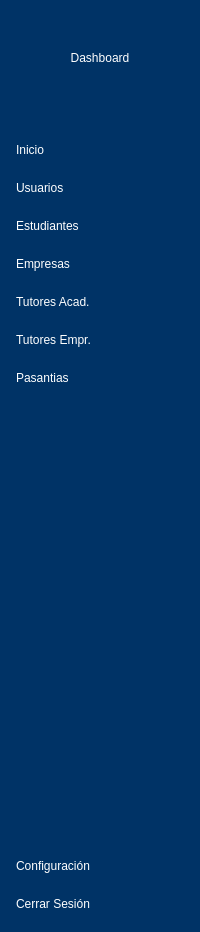
    <widget class="QFrame" name="frame">
     <property name="styleSheet">
      <string notr="true">QFrame{
	background-color: rgb(0, 51, 102);
    border:none;
}</string>
     </property>
     <property name="frameShape">
      <enum>QFrame::Shape::StyledPanel</enum>
     </property>
     <property name="frameShadow">
      <enum>QFrame::Shadow::Raised</enum>
     </property>
     <layout class="QVBoxLayout" name="verticalLayout" stretch="1,7">
      <property name="leftMargin">
       <number>0</number>
      </property>
      <property name="topMargin">
       <number>0</number>
      </property>
      <property name="rightMargin">
       <number>0</number>
      </property>
      <property name="bottomMargin">
       <number>0</number>
      </property>
      <item>
       <widget class="QFrame" name="frame_3">
        <property name="styleSheet">
         <string notr="true">border: 1px;
border-bottom-color: rgb(1, 98, 255);</string>
        </property>
        <property name="frameShape">
         <enum>QFrame::Shape::StyledPanel</enum>
        </property>
        <property name="frameShadow">
         <enum>QFrame::Shadow::Raised</enum>
        </property>
        <layout class="QVBoxLayout" name="verticalLayout_5">
         <property name="spacing">
          <number>0</number>
         </property>
         <property name="leftMargin">
          <number>0</number>
         </property>
         <property name="topMargin">
          <number>0</number>
         </property>
         <property name="rightMargin">
          <number>0</number>
         </property>
         <property name="bottomMargin">
          <number>0</number>
         </property>
         <item>
          <widget class="QLabel" name="label">
           <property name="styleSheet">
            <string notr="true">font: 600 20pt &quot;Segoe UI&quot;;
padding: 12px 12px;
color: rgb(255, 255, 255);</string>
           </property>
           <property name="text">
            <string>Dashboard</string>
           </property>
           <property name="alignment">
            <set>Qt::AlignmentFlag::AlignCenter</set>
           </property>
          </widget>
         </item>
        </layout>
       </widget>
      </item>
      <item>
       <widget class="QFrame" name="frame_4">
        <property name="styleSheet">
         <string notr="true">QPushButton{
	color: rgb(255, 255, 255);
	border:none;
	background-color: transparent;
	padding: 12px 7px;
	font:500 12pt &quot;Segoe UI&quot;;
	qproperty-iconSize: 20px 20px;
	text-align: left;
	
	
}

QPushButton:hover {
       background-color: rgba(255, 255, 255, 0.1);
}

</string>
        </property>
        <property name="frameShape">
         <enum>QFrame::Shape::StyledPanel</enum>
        </property>
        <property name="frameShadow">
         <enum>QFrame::Shadow::Raised</enum>
        </property>
        <layout class="QVBoxLayout" name="verticalLayout_2" stretch="1,1,1,1,1,1,1,10,1,1">
         <property name="spacing">
          <number>0</number>
         </property>
         <item>
          <widget class="QPushButton" name="InicioButton">
           <property name="cursor">
            <cursorShape>PointingHandCursor</cursorShape>
           </property>
           <property name="layoutDirection">
            <enum>Qt::LayoutDirection::LeftToRight</enum>
           </property>
           <property name="autoFillBackground">
            <bool>false</bool>
           </property>
           <property name="text">
            <string>Inicio</string>
           </property>
           <property name="icon">
            <iconset>
             <normaloff>../../../.designer/backup/resources/images/user-home-svgrepo-com.svg</normaloff>../../../.designer/backup/resources/images/user-home-svgrepo-com.svg</iconset>
           </property>
          </widget>
         </item>
         <item>
          <widget class="QPushButton" name="UsuariosButton">
           <property name="cursor">
            <cursorShape>PointingHandCursor</cursorShape>
           </property>
           <property name="text">
            <string>Usuarios</string>
           </property>
           <property name="icon">
            <iconset>
             <normaloff>../../../.designer/backup/resources/images/user-svgrepo-com.svg</normaloff>../../../.designer/backup/resources/images/user-svgrepo-com.svg</iconset>
           </property>
          </widget>
         </item>
         <item>
          <widget class="QPushButton" name="EstudiantesButton">
           <property name="cursor">
            <cursorShape>PointingHandCursor</cursorShape>
           </property>
           <property name="text">
            <string>Estudiantes</string>
           </property>
           <property name="icon">
            <iconset>
             <normaloff>../../../.designer/backup/resources/images/user-suit-male-svgrepo-com.svg</normaloff>../../../.designer/backup/resources/images/user-suit-male-svgrepo-com.svg</iconset>
           </property>
          </widget>
         </item>
         <item>
          <widget class="QPushButton" name="EmpresasButton">
           <property name="cursor">
            <cursorShape>PointingHandCursor</cursorShape>
           </property>
           <property name="text">
            <string>Empresas</string>
           </property>
           <property name="icon">
            <iconset>
             <normaloff>../../../.designer/backup/resources/images/enterprise-svgrepo-com.svg</normaloff>../../../.designer/backup/resources/images/enterprise-svgrepo-com.svg</iconset>
           </property>
          </widget>
         </item>
         <item>
          <widget class="QPushButton" name="TutoresButton">
           <property name="cursor">
            <cursorShape>PointingHandCursor</cursorShape>
           </property>
           <property name="text">
            <string>Tutores Acad.</string>
           </property>
           <property name="icon">
            <iconset>
             <normaloff>../../../.designer/backup/resources/images/user-waiter-female-svgrepo-com.svg</normaloff>../../../.designer/backup/resources/images/user-waiter-female-svgrepo-com.svg</iconset>
           </property>
          </widget>
         </item>
         <item>
          <widget class="QPushButton" name="TutoresEButton">
           <property name="cursor">
            <cursorShape>PointingHandCursor</cursorShape>
           </property>
           <property name="text">
            <string>Tutores Empr.</string>
           </property>
           <property name="icon">
            <iconset>
             <normaloff>../../../.designer/backup/resources/images/user-waiter-female-svgrepo-com.svg</normaloff>../../../.designer/backup/resources/images/user-waiter-female-svgrepo-com.svg</iconset>
           </property>
          </widget>
         </item>
         <item>
          <widget class="QPushButton" name="PasantiasButton">
           <property name="cursor">
            <cursorShape>PointingHandCursor</cursorShape>
           </property>
           <property name="text">
            <string>Pasantias</string>
           </property>
           <property name="icon">
            <iconset>
             <normaloff>../../../.designer/backup/resources/images/user-id-svgrepo-com.svg</normaloff>../../../.designer/backup/resources/images/user-id-svgrepo-com.svg</iconset>
           </property>
          </widget>
         </item>
         <item>
          <spacer name="verticalSpacer">
           <property name="orientation">
            <enum>Qt::Orientation::Vertical</enum>
           </property>
           <property name="sizeHint" stdset="0">
            <size>
             <width>20</width>
             <height>528</height>
            </size>
           </property>
          </spacer>
         </item>
         <item>
          <widget class="QPushButton" name="cerrar_sesionButton_2">
           <property name="cursor">
            <cursorShape>PointingHandCursor</cursorShape>
           </property>
           <property name="text">
            <string>Configuración</string>
           </property>
           <property name="icon">
            <iconset>
             <normaloff>../../../.designer/backup/resources/images/log-out-svgrepo-com.svg</normaloff>../../../.designer/backup/resources/images/log-out-svgrepo-com.svg</iconset>
           </property>
           <property name="checkable">
            <bool>false</bool>
           </property>
          </widget>
         </item>
         <item>
          <widget class="QPushButton" name="cerrar_sesionButton">
           <property name="cursor">
            <cursorShape>PointingHandCursor</cursorShape>
           </property>
           <property name="text">
            <string>Cerrar Sesión</string>
           </property>
           <property name="icon">
            <iconset>
             <normaloff>../../../.designer/backup/resources/images/log-out-svgrepo-com.svg</normaloff>../../../.designer/backup/resources/images/log-out-svgrepo-com.svg</iconset>
           </property>
           <property name="checkable">
            <bool>false</bool>
           </property>
          </widget>
         </item>
        </layout>
       </widget>
      </item>
     </layout>
    </widget>
